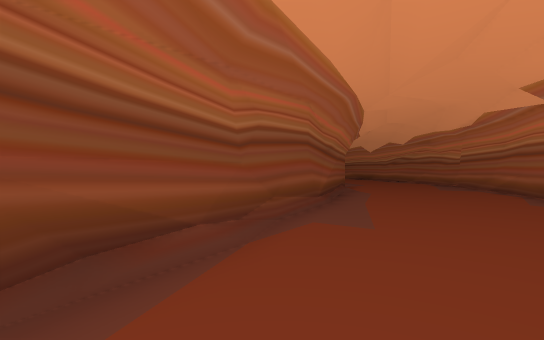
view 1 (above)

13 first-person views from a walk through a level from a Godot 3-D game. The camera is 1.5 m above the floor, looks level and sees 85° across. The floor is counted in squares, 2 m on a side. Each view is taken from the middle of a square. On the plan, view 1 faces up. The plan holds only what a view shows up to about 10 squares ahead; the rest is blank. The place goes on beyond the plan.

view 2
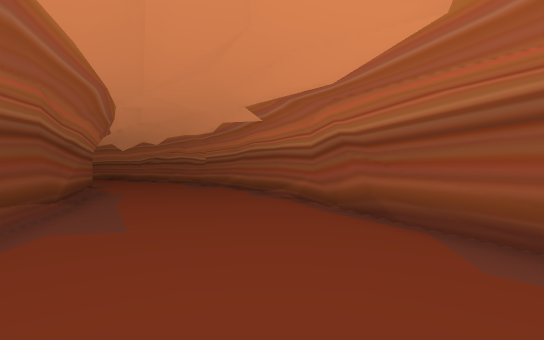

view 3
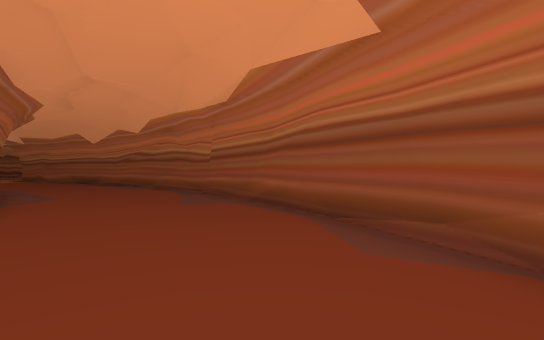

view 4
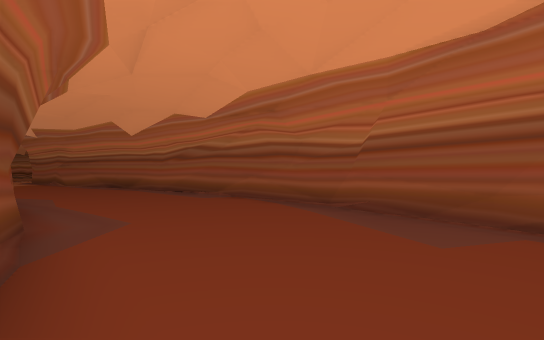

view 5
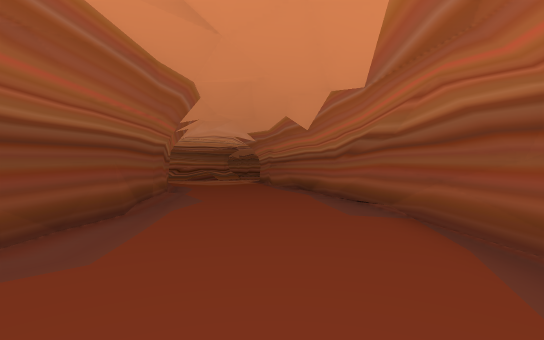

view 6
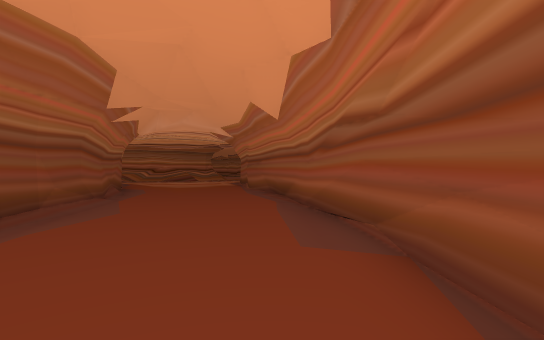

view 7
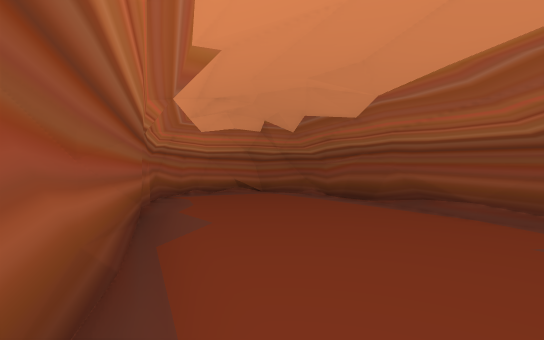

view 8
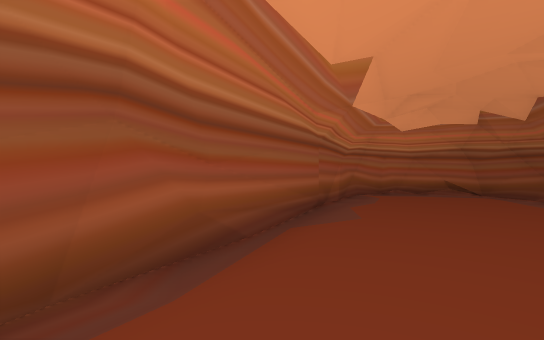

view 9
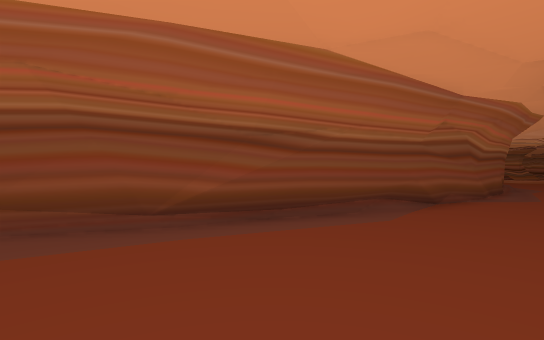

view 10
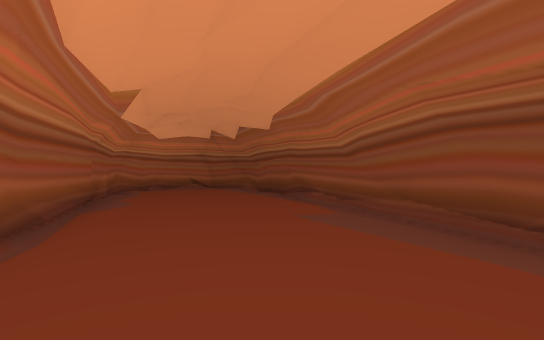

view 11
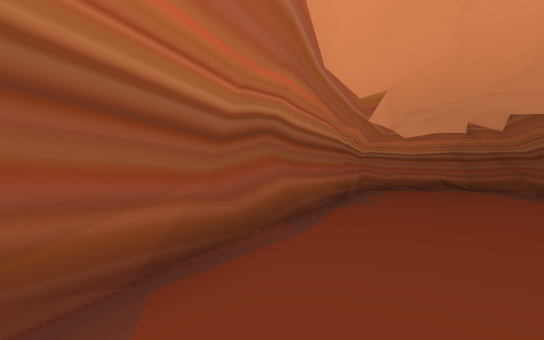

view 12
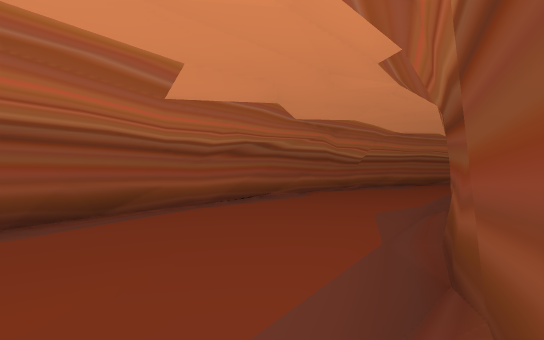

view 13
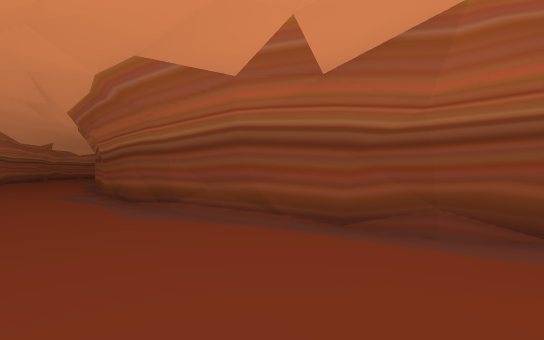

### Floor plan
Points are (right, up) in squares from view 1. A wall is a line through its corners. A room is listed if a view was taken in it or the views show most of it. See-through windows are left out.
Room 1 (views 1, 2, 3, 4, 5, 6, 7, 8, 9, 10, 11, 12, 13)
walls: (2.8, 11.4) (0.8, 6.1); (1.7, 8.3) (1.2, 7.3); (1.8, 7.9) (0, 5); (7.6, 8.7) (8.3, 13.4); (6.5, 6) (8.1, 10.7) (8.4, 17.7); (3.4, 14.7) (2.7, 10.7); (0.4, 5.8) (-1.8, 0.6); (5.7, 4.1) (6.4, 5.2); (5.4, 3.7) (5.6, 4.3); (5.7, 3.7) (5.8, 4.2); (3.5, 17) (3.1, 11.6); (8.3, 16.1) (8, 20.6); (4.5, 2.1) (5.3, 3.4); (3.3, 17.9) (3.5, 16.8); (-0.7, 2.9) (-1.5, 1.3); (8.2, 17.6) (6.9, 24); (3, 19.5) (3.3, 18.7) (3.4, 16.9); (-1.6, 1.3) (-2.4, -2); (2.9, 20.6) (3.1, 19.4); (-2, 0.2) (-2.5, -1); (7.6, 21.3) (6.9, 23.7); (2.4, 22) (3.3, 18.7); (2.1, -2.7) (2.7, -2.1); (2.4, -2.8) (6.8, 6.8); (2.2, 22.9) (2.4, 22.1); (2, -3.1) (2.3, -2.5); (-2.5, -1.7) (-2.5, -2.1) (-2.2, -3.2); (-2.4, -2.7) (-1.9, -3.6) (-0.8, -4.3); (1.8, 24.1) (2.6, 21.8); (0.7, -4.3) (1.6, -3.7) (2.2, -2.8); (-1.2, -4) (-0.2, -4.4) (0.5, -4.3) (1.3, -4)
low walls: (3, 12) (1.6, 8.6); (3.2, 13) (3, 12.5); (1.4, 8.1) (1, 7.3); (7.5, 9.6) (7.9, 10.8); (1, 7.2) (0.8, 6.7); (3.4, 15.5) (3.5, 14.4); (2.7, -2.1) (3, -1.1); (1.3, -4) (2, -3.1); (-1.8, -3.6) (-1.5, -4) (-0.6, -4.2)

Positions as (right, up) in squares from view 1, and headings:
1: (0, 0), facing up
2: (0, 0), facing up-right
3: (3, 5), facing up-right
4: (3, 10), facing up-right
5: (6, 12), facing up
6: (7, 14), facing up
7: (5, 4), facing down-left
8: (4, 5), facing down
9: (5, 5), facing up-left
10: (5, 7), facing down-left
11: (5, 7), facing down
12: (2, 24), facing down-right
13: (6, 24), facing down-left
